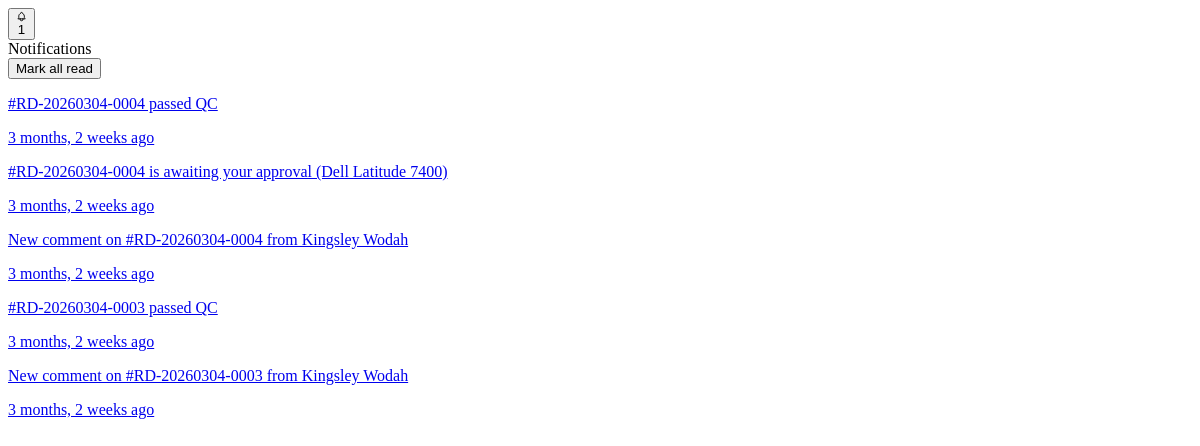
/notifications/ (signed in), run on an earlier commit of the app's database.
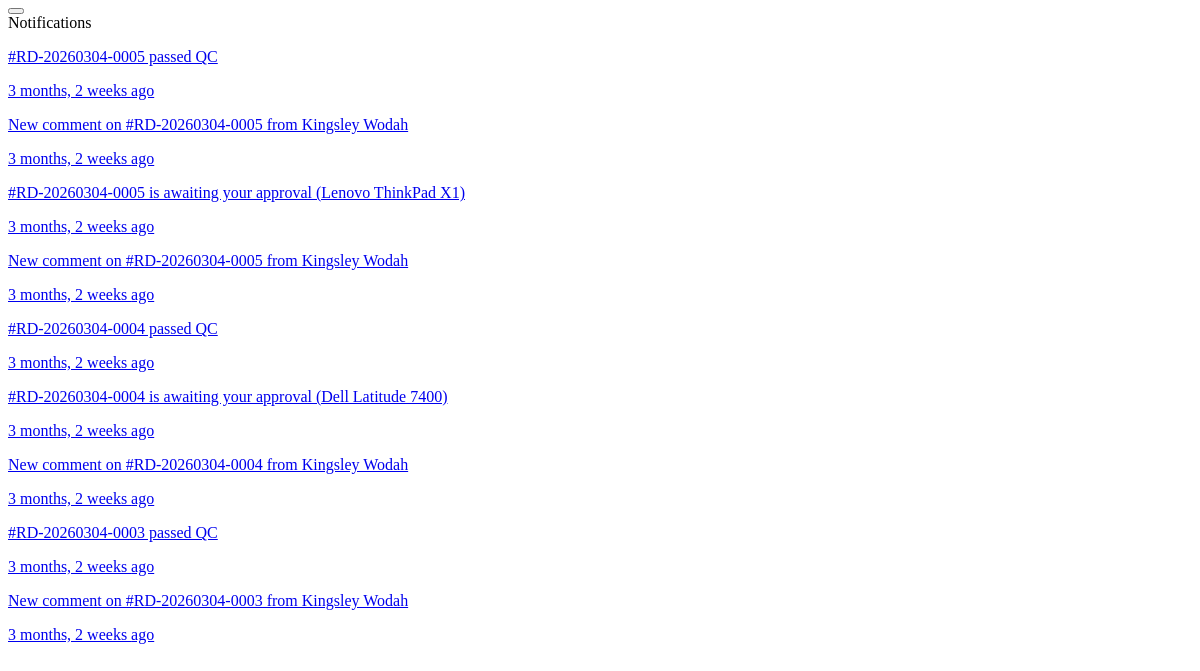
And on a later commit of the database.
### repairs/models.py (models this page shows, shortened)
class Notification(models.Model):
    id = models.UUIDField(primary_key=True, default=uuid.uuid4, editable=False)
    recipient = models.ForeignKey(
        settings.AUTH_USER_MODEL,
        on_delete=models.CASCADE,
        related_name='notifications'
    )
    ticket = models.ForeignKey(
        RepairTicket,
        on_delete=models.CASCADE,
        related_name='notifications',
        null=True, blank=True
    )
    message = models.CharField(max_length=300)
    is_read = models.BooleanField(default=False)
    created_at = models.DateTimeField(auto_now_add=True)
    class Meta:
        ordering = ['-created_at']

### repairs/views.py (the view)
# urls.py: path('notifications/', views.notification_bell, name='notification_bell'),
@login_required
def notification_bell(request):
    notifications = Notification.objects.filter(recipient=request.user).order_by('-created_at')[:15]
    unread_count = Notification.objects.filter(recipient=request.user, is_read=False).count()
    return render(request, 'repairs/partials/notification_dropdown.html', {
        'notifications': notifications,
        'unread_count': unread_count,
    })

### repairs/templates/repairs/partials/notification_dropdown.html (shortened to what this page needs)
<div class="relative">
    <button @click="open = !open" class="p-2 text-gray-400 hover:text-gray-600 rounded-md hover:bg-gray-50 relative">
        {% if unread_count > 0 %}
        <span id="notif-badge" class="absolute -top-0.5 -right-0.5 w-4.5 h-4.5 bg-red-500 text-white text-[10px] font-bold rounded-full flex items-center justify-center min-w-[18px] px-1">
            {{ unread_count }}
        </span>
        {% endif %}
    </button>
    <div x-show="open" @click.away="open = false" x-cloak
         x-transition:enter="transition ease-out duration-150"
         x-transition:enter-start="opacity-0 scale-95"
         x-transition:enter-end="opacity-100 scale-100"
         x-transition:leave="transition ease-in duration-100"
         x-transition:leave-start="opacity-100 scale-100"
         x-transition:leave-end="opacity-0 scale-95"
         class="absolute right-0 mt-2 w-80 bg-white border border-gray-200 rounded-lg shadow-lg z-50 overflow-hidden">
        <div class="px-4 py-3 bg-gray-50 border-b border-gray-200 flex items-center justify-between">
            <span class="text-sm font-semibold text-gray-800">Notifications</span>
            {% if unread_count > 0 %}
            <form hx-post="{% url 'repairs:mark_notifications_read' %}" hx-target="#notification-area" hx-swap="innerHTML">
                <button type="submit" class="text-xs text-blue-600 hover:text-blue-800 font-medium">Mark all read</button>
            </form>
            {% endif %}
        </div>
        <div class="max-h-72 overflow-y-auto divide-y divide-gray-100">
            {% if notifications %}
                {% for notif in notifications %}
                <a href="{% url 'repairs:notification_click' notif.id %}"
                   class="block px-4 py-3 hover:bg-gray-50 transition-colors {% if not notif.is_read %}bg-blue-50/50{% endif %}">
                    <div class="flex items-start gap-2.5">
                        <div class="flex-1 min-w-0">
                            <p class="text-sm text-gray-800 {% if not notif.is_read %}font-medium{% endif %} leading-snug">{{ notif.message }}</p>
                            <p class="text-xs text-gray-400 mt-1">{{ notif.created_at|timesince }} ago</p>
                        </div>
                    </div>
                </a>
                {% endfor %}
            {% endif %}
        </div>
    </div>
</div>

What changed in the data, as far as the page shows it:
added Notification: message "#RD-20260304-0005 passed QC", created_at "3 months, 2 weeks"
added Notification: message "New comment on #RD-20260304-0005 from Kingsley Wodah", created_at "3 months, 2 weeks"
added Notification: message "#RD-20260304-0005 is awaiting your approval (Lenovo ThinkPad X1)", created_at "3 months, 2 weeks"
added Notification: message "New comment on #RD-20260304-0005 from Kingsley Wodah", created_at "3 months, 2 weeks"
Also different on the page:
{{ unread_count }}: "1" → (not shown)
text no longer shown: "Mark all read"
